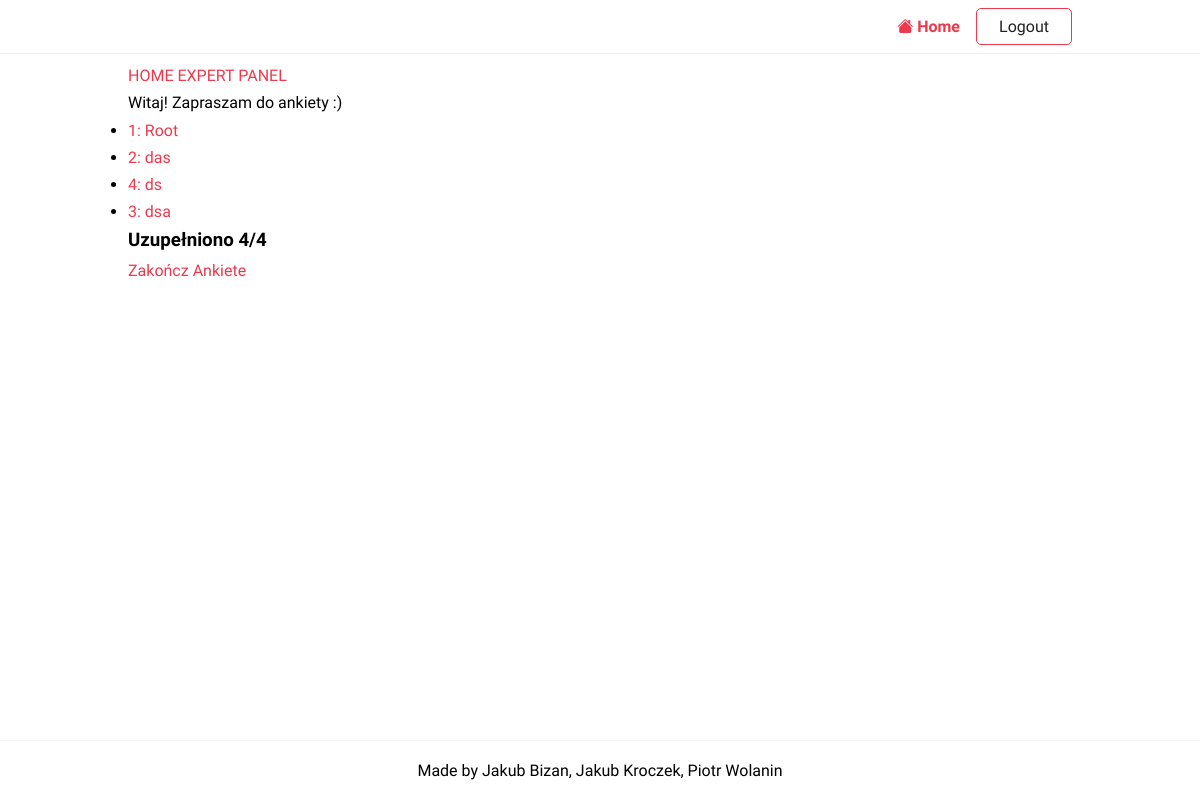
The page /questionare/4c92176a-776 (signed in) on the database its author committed.
### projekt/models/models.py (models this page shows)
class Criterias(m.Model):
    parent_criterion = m.ForeignKey('self', blank=True, null=True, related_name='children', on_delete=m.CASCADE)
    name = m.CharField(max_length=50)
    description = m.CharField(max_length=150)

### projekt/views/expert/index.py (the view)
# urls.py: path('questionare/<str:url>', QuestionareView.as_view(), name='questionare'),
class QuestionareView(TemplateView):
    template_name = 'projekt/questionare.html'
    def get_context_data(self, **kwargs):
        context = super().get_context_data(**kwargs)
        scenario = DecisionScenarios.objects.get(url=self.kwargs['url'])
        tree = make_decision_tree(scenario)
        context['tree'] = [{
                "id": t[0],
                "link": reverse('questionare-criterium', args=[self.kwargs['url'], t[0]]),
                "name": Criterias.objects.get(pk=t[0]).name
            } for t in tree]
        context['url'] = self.kwargs['url']
        matrices = Matrices.objects.filter(expertID__user=self.request.user, datamatrices__dataID=scenario)
        completed = len(matrices)
        context['progress'] = f"Uzupełniono {completed}/{len(tree)}"
        context['ended'] = completed == len(tree)
        context['done']  = ModelExperts.objects.get(expertID__user=self.request.user, modelID__decisionscenarios__url=self.kwargs['url']).done
        return context

### templates/projekt/questionare.html
{%extends 'base.html'%}
{%block content%}
<div>
    <a href={% url 'index'%}>HOME</a>
    <a href={% url 'expert-panel'%}>EXPERT PANEL</a>
</div>
    Witaj! Zapraszam do ankiety :)
        <ul>
            {% for t in tree %}
                <li><a href="{{t.link}}">{{t.id}}: {{t.name}}</a></li>
            {% endfor %}
        </ul>
        <h3>{{ progress }}</h3>
        {% if ended and not done %}
        	<a href={% url 'questionare-end' url %}>Zakończ Ankiete</a>
        {% elif done %}
            <h2>Ankieta Zakończona. Dziękujemy!</h2>
        {% endif %}
{%endblock content%}

### static/projekt/css/style.css (style rules this page uses)
:root { --color-primary: #ee394c; --color-secondary: #86b7fe; --color-light: #f2f2f2; --color-gray: #ced4da; --color-dark: #212121; --color-white: #ffffff; --color-error: #e2442f; --color-warning: #ffc900; --color-info: #02a2b9; --color-success: #1ba345; --color-input: #00d1b2; --border-radius: 5px; }
* { margin: 0; padding: 0; box-sizing: border-box; text-rendering: optimizeLegibility; }
html, body { height: 100%; }
body { font-family: 'Dosis', sans-serif; font-size: 1rem; line-height: 1.7; display: flex; flex-direction: column; }
a { color: var(--color-primary); text-decoration: none; }

### projekt/static/css/style.css (style rules this page uses)
:root { --color-primary: #ee394c; --color-secondary: #86b7fe; --color-light: #f2f2f2; --color-gray: #ced4da; --color-dark: #212121; --color-white: #ffffff; --color-error: #e2442f; --color-warning: #ffc900; --color-info: #02a2b9; --color-success: #1ba345; --color-input: #00d1b2; --border-radius: 5px; }
* { margin: 0; padding: 0; box-sizing: border-box; text-rendering: optimizeLegibility; }
html, body { height: 100%; }
body { font-family: 'Dosis', sans-serif; font-size: 1rem; line-height: 1.7; display: flex; flex-direction: column; }
a { color: var(--color-primary); text-decoration: none; }

### rows shown on the page
Criterias: name "Root"
Criterias: name "das"
Criterias: name "ds"
Criterias: name "dsa"

### other values the page prints
{{ t.id }} "1" "2" "4" "3"
{{ progress }} "Uzupełniono 4/4"
